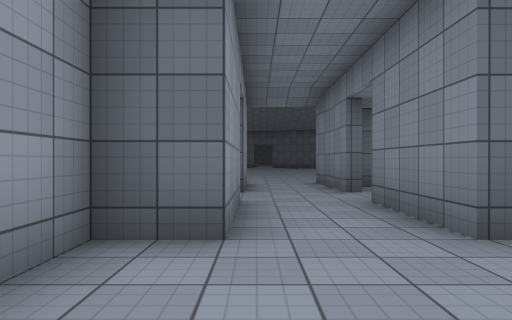
view 1 (above)

24 first-person views from a walk through a scene from a Unity 3-D project. The camera is 1.2 m above the floor, looks level and sees 70° across. The floor is counted in squares, 2 m on a side. Each view is taken from the middle of a square. On the plan, view 1 faces up. The plan holds only what a view shows up to about 10 squares ahead; the rest is blank. The place goes on beyond the plan. The player character is not drawn. Door leaves are left out, so doorways stand open. Surface patterns are stand-ins for the level's own textures.

view 2
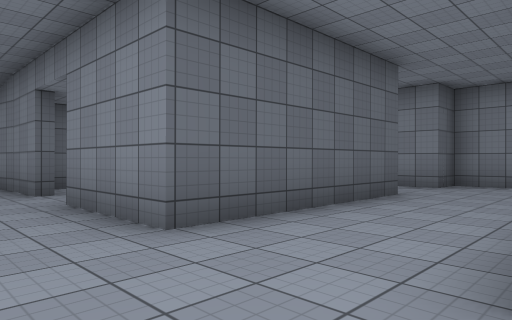

view 3
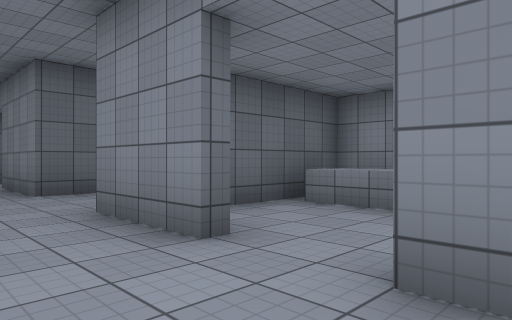

view 4
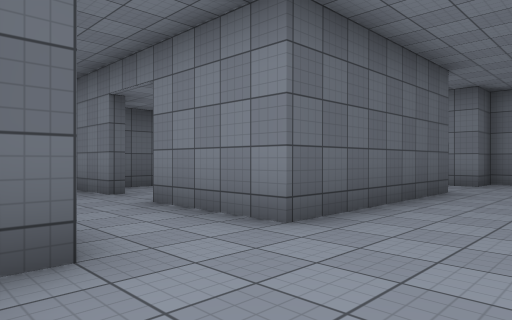

view 5
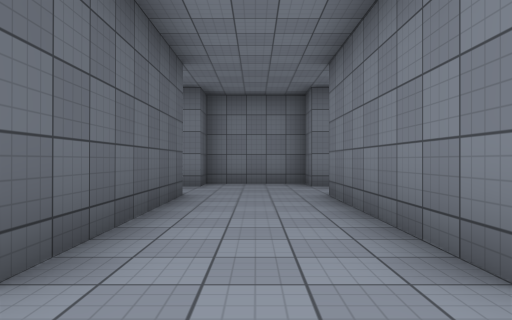

view 6
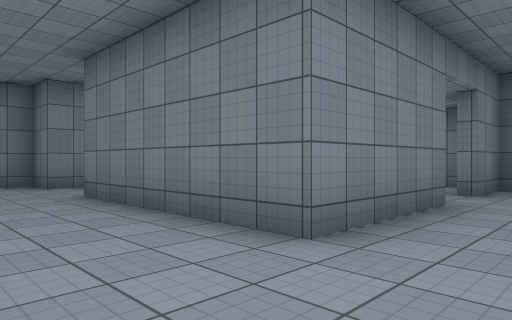

view 7
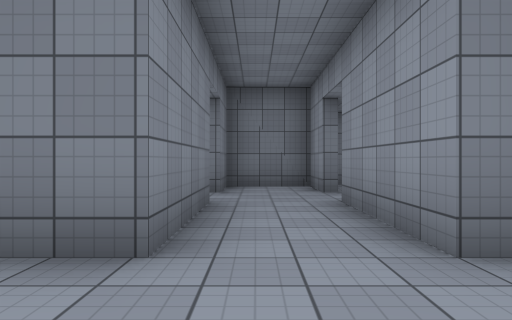

view 8
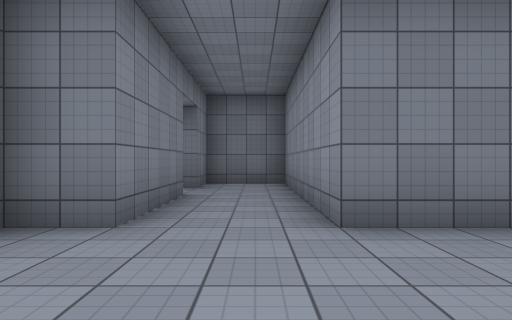

view 9
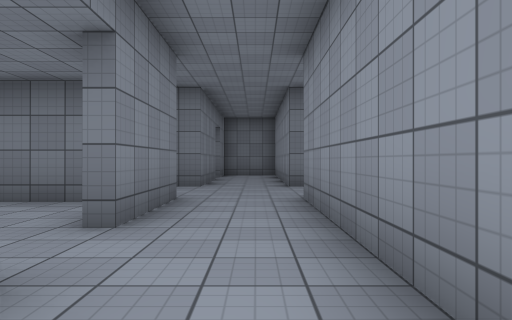

view 10
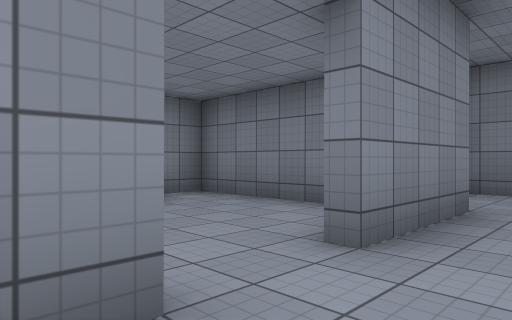

view 11
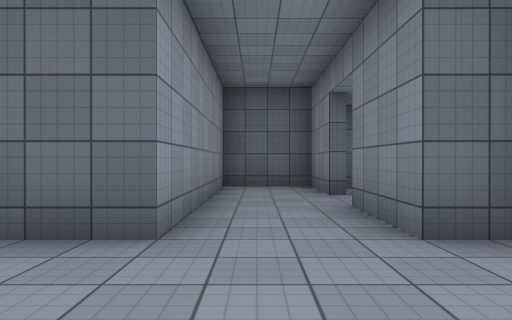

view 12
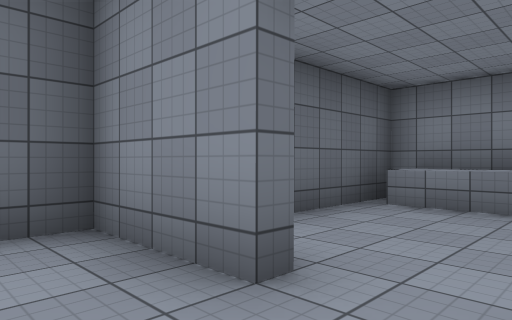

view 13
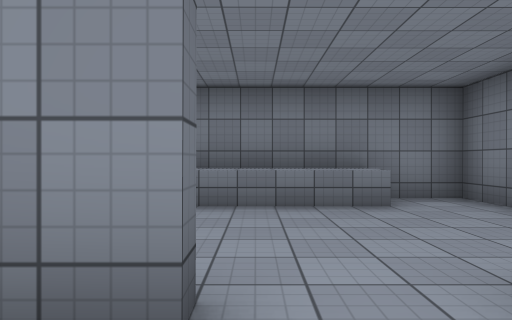

view 14
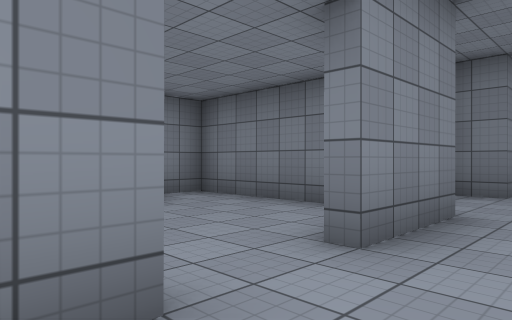

view 15
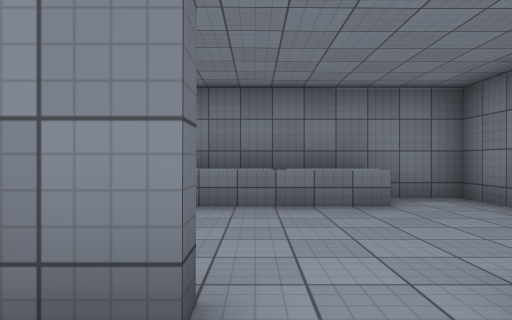

view 16
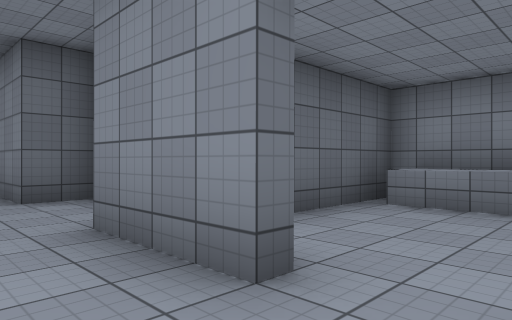

view 17
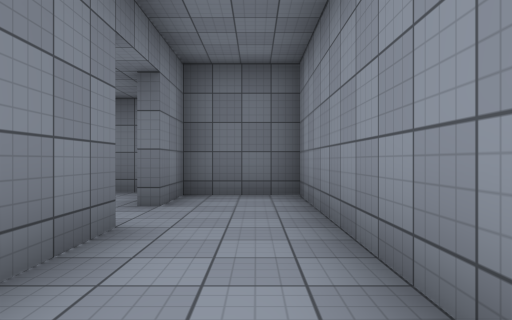

view 18
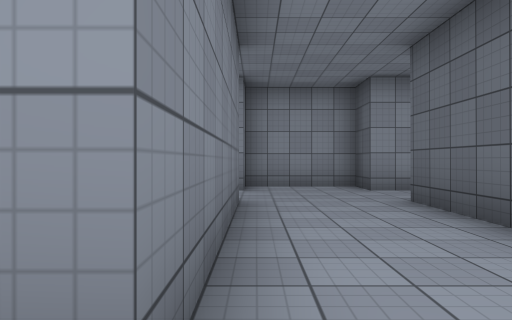

view 19
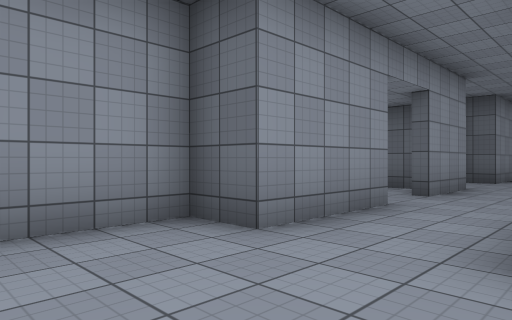

view 20
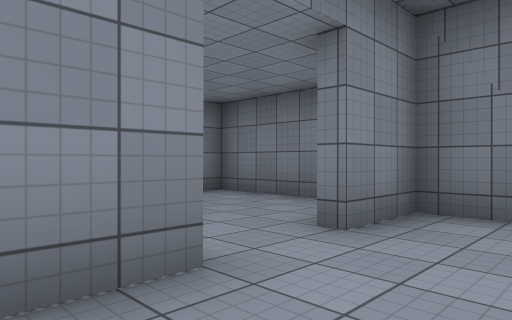

view 21
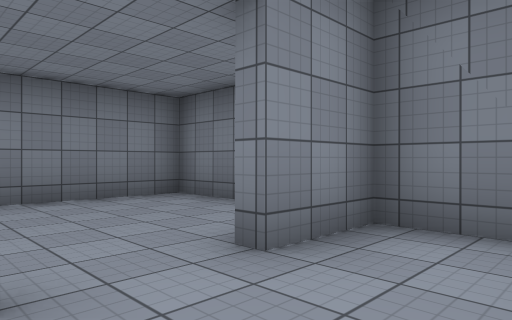

view 22
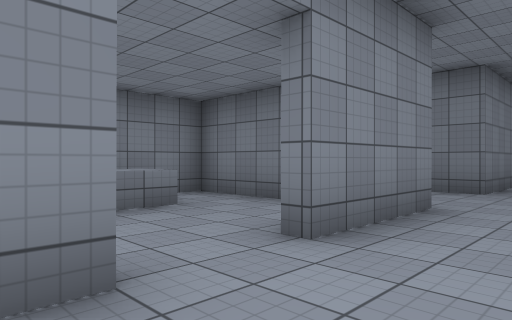

view 23
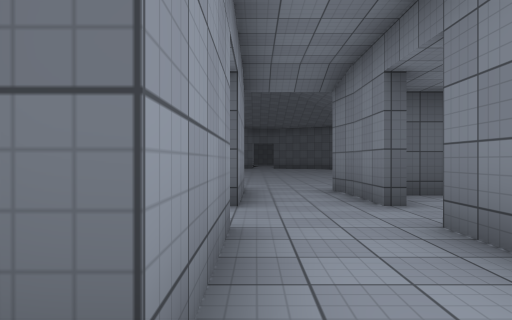

view 24
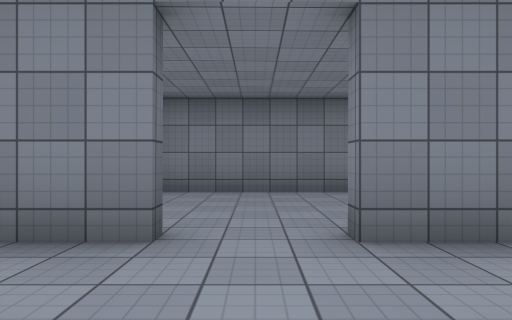

### Floor plan
Key: @ floor where view 1 was taken; # wall or solid block; . floor; D open door; ^ raised ledge.
Columns run from 2 left of view 1 to 13 right of it. Each row starts with its distance up from view 1.
 12   ...
 11   ...
 10   ...
  9  #DD##  ###
  8  #..#. .#.######
  7  #..#...#.#...^#
  6  .......#.....^^
  5  #..#...#.....^^
  4  #..#  .#.#....#
  3 ##..#####.##...#
  2 #..........#####
  1 #...........#
  0 ##@.#####.######
 -1  #..#..^#.#...^#
 -2  ......^#.....^^
 -3   .....^#.....^^
 -4  #..#...#.#....#
 -5  #..#..##.#....#
 -6 ##..####..######
 -7 #...........#
 -8 #...........#
 -9 ##..#####.###
-10  #..#   #.#
-11  #..#.  #.#
-12   ......#...
-13  #..#...#.#.
-14  #..#...#.#.
-15  ############

Where each view was taken, in squares from view 1:
view 1: 0 up, 0 right, facing up
view 2: 0 up, 0 right, facing up-right
view 3: 4 down, 0 right, facing up-right
view 4: 8 down, 1 left, facing up-right
view 5: 7 down, 0 right, facing right
view 6: 6 down, 0 right, facing down-right
view 7: 6 down, 1 right, facing down
view 8: 5 down, 7 right, facing down
view 9: 0 up, 7 right, facing down
view 10: 1 down, 7 right, facing down-right
view 11: 0 up, 7 right, facing up
view 12: 5 up, 7 right, facing up-right
view 13: 6 up, 7 right, facing right
view 14: 7 up, 7 right, facing down-right
view 15: 2 down, 7 right, facing right
view 16: 3 down, 7 right, facing up-right
view 17: 8 down, 7 right, facing down
view 18: 8 down, 7 right, facing left
view 19: 8 down, 2 right, facing up-left
view 20: 10 down, 0 right, facing down-right
view 21: 11 down, 0 right, facing down-right
view 22: 1 down, 0 right, facing down-right
view 23: 2 up, 0 right, facing up
view 24: 6 up, 1 left, facing right
